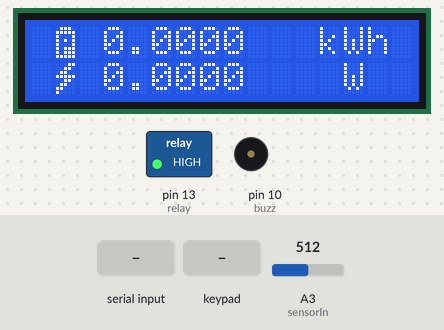
Recording of a sketch running on a simulated Arduino Uno, built with avr-gcc and run on an emulated ATmega328P. Shown: 16×2 character LCD, switched loads named in the sketch (green lamp = pin HIGH), buzzer (waves = sounding, pin HIGH). The inputs (shaded band) are chosen by the test bench; at power-on: A3 (sensorIn) = 512. What the sketch prints to the serial monitor is not drawn.

Above: at 5.5 s.
5.6 s: "5\n" received over the second serial link
At 8.5 s:
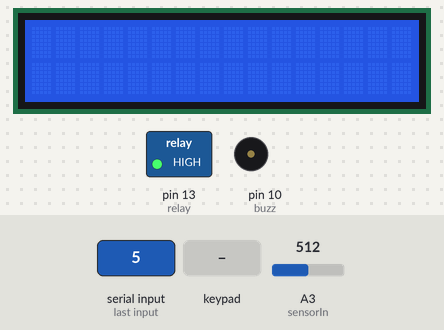
10.4 s: key '1' pressed
At 11.3 s:
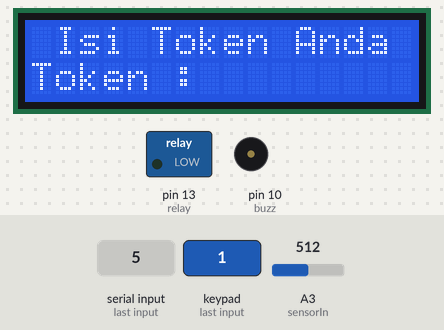
12.2 s: keypad keys 1 7 2 0 1 0 0 2 * pressed 0.4 s apart
At 15.9 s:
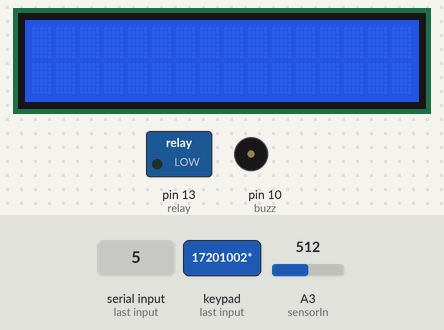
21.1 s: keypad keys 1 7 2 0 1 0 0 2 A pressed 0.4 s apart
At 21.7 s:
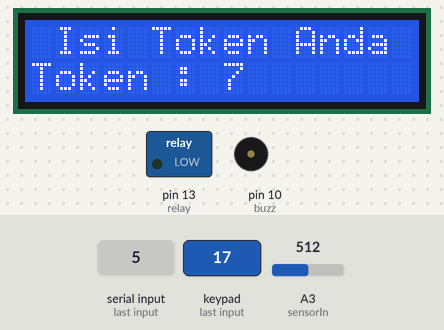
30.0 s: keypad keys 1 7 2 0 1 0 0 2 D pressed 0.4 s apart
At 31.0 s:
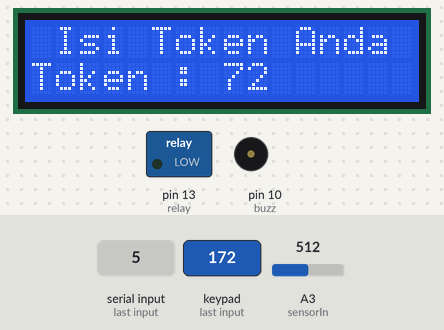
38.9 s: keypad keys 1 3 9 7 2 2 2 2 * pressed 0.4 s apart
At 39.5 s:
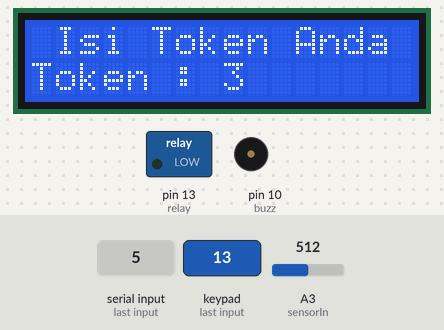
Timing chart, 0 to 48.8 s (numbered marks = the images above; inputs shaded):
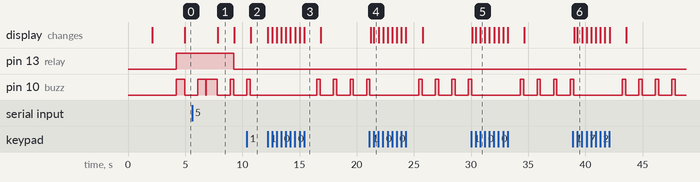

Measured:
- after the input at 5.6 s, pin 13 (relay): HIGH → LOW after 3.6 s; the display: changes after 2.2 s (image 1)
- after the input at 10.4 s, pin 10 (buzz): goes on until 10.7 s, then stays LOW; the display: changes after 0.35 s (image 2)
- after the input at 12.2 s, pin 10 (buzz): alternates HIGH for 0.30 s and LOW for 1.1 s, starting after 4.3 s; the display: first changes at once (image 3 shows a later state)
- after the input at 21.1 s, the display: first changes after 0.12 s (image 4 shows a later state)
- after the input at 30.0 s, the display: first changes after 0.13 s (image 5 shows a later state)
- after the input at 38.9 s, the display: first changes after 0.12 s (image 6 shows a later state)
- what the display in image 1 shows lasts 1.5 s, from 7.8 s to 9.3 s

The sketch:

fuse-uno.ino
```cpp
#include <Keypad.h> // library keypad
#include <Wire.h> // library I2C
#include <LiquidCrystal_I2C.h> // library LCD I2C
#include <SoftwareSerial.h> // library UART
LiquidCrystal_I2C lcd(0x27, 16, 2); //alamat dan ukuran LCD
SoftwareSerial wemos(12, 11); // port koneksi ke board D1 Mini
#define relay 13 // pin relay
#define buzz 10 // pin buzzer
const int sensorIn = A3; // pin sensor arus
int mVperAmp = 185; // sensitivitas sensor arus
float offset = 0.132; // nilai margin arus
double Voltage = 0; // deklarasi variabel
double VRMS = 0; // deklarasi variabel
double AmpsRMS = 0; // deklarasi variabel
double power = 0; // deklarasi variabel
double ss = 0; // deklarasi variabel
double saldo = 0; // deklarasi variabel
double k = 0; //deklarasi variabel
int token; // deklarasi variabel
int num1 = 0; // deklarasi variabel
String down, up, tkn, kwhdep; // deklarasi variabel
int k1, k2, k3; // deklarasi variabel
const byte ROWS = 4; // deklarasi baris keypad
const byte COLS = 4; //deklarasi kolom keypad
char keys[ROWS][COLS] = { // array keypad
  {'1', '2', '3', 'A'},
  {'4', '5', '6', 'B'},
  {'7', '8', '9', 'C'},
  {'*', '0', '#', 'D'}
};
byte rowPins[ROWS] = {9, 8, 7, 6}; // pin yang digunakan baris keypad
byte colPins[COLS] = {5, 4, 3, 2}; // pin yang digunakan kolom keypad
Keypad keypad = Keypad(makeKeymap(keys), rowPins, colPins, ROWS, COLS);
// mengaktifkan array keypad
byte lghtng[] = { // custom character LCD Crystal
  B00011,
  B00110,
  B01100,
  B11111,
  B00110,
  B01100,
  B11000,
  B10000
};
byte pwr[] = { // custom character LCD Crystal
  B01110,
  B11111,
  B10001,
  B10101,
  B10001,
  B10111,
  B10111,
  B11111
};
float getVPP() // program pembacaan ADC sensor arus
{
  float result;
  int readValue;
  int maxValue = 0;
  int minValue = 1024;
  for ( int i = 0; i < 1000; i++)
  {
    readValue = analogRead(sensorIn);
    if (readValue > maxValue)
    {
      maxValue = readValue;
    }
    if (readValue < minValue)
    {
      minValue = readValue;
    }
    delay(1);
  }
  result = ((maxValue - minValue) * 5.0) / 1024.0;
  return result;
}
void d() { // program mendapatkan nilai token dan kwh deposit
  down = "";
  while (wemos.available() != 0) {
    down = down + String(char (wemos.read()));
  }
  k1 = down.indexOf(';');
  k2 = down.indexOf(';', k1 + 1);
  k3 = down.indexOf(';', k2 + 1);
  tkn = down.substring(k1 + 1, k2);
  kwhdep = down.substring(k2 + 1, k3);
}
void isi() { // program pengisian menggunakan keypad
  lcd.clear();
  lcd.setCursor(1, 0);
  lcd.print("Isi Token Anda");
  lcd.setCursor(0, 1);
  lcd.print("Token :");
  while (1)
  {
    char button = keypad.getKey();
    if (button >= '0' && button <= '9')
    {
      num1 = num1 * 10 + (button - '0');
      lcd.setCursor(8, 1);
      lcd.print(num1);
    }
    if (button == '#') {
      saldo = saldo + num1;
      lcd.clear();
      lcd.setCursor(1, 0);
      lcd.print("Token Terisi!!");
      lcd.setCursor(1, 1);
      lcd.print("Saldo : ");
      lcd.setCursor(9, 1);
      lcd.print(saldo);
      delay(1000);
      num1 = 0;
      break;
    }
    else if ((button == 'A') || (button == 'B') || (button == 'C') ||
             (button == 'D') || (button == '*')) {
      lcd.clear();
      num1 = 0;
      break;
    }
  }
}
void kwhcount () { // program pengurangan kwh
  Voltage = getVPP(); // memanggil fungsi void getVPP
  VRMS = (Voltage / 2.0) * 0.707; // persamaan untuk menemukan Vrms
  AmpsRMS = ((VRMS * 1000) / mVperAmp) - offset; // persamaan untuk menemukan arus
  if (AmpsRMS < 0 ) AmpsRMS = 0; // menghilangkan nilai negatif pada arus
  power = AmpsRMS * 225; // persamaan menghitung daya beban
  saldo = saldo - (power / 3600000); // persamaan pengurangan token
}
void buzzer () { // program logika tempo bunyi buzzer terhadap kwh
  if (saldo > 0) { // logika kWh dibawah 5 untuk mengaktifkan buzzer tempo cepat
    if (saldo <= 5) {
      digitalWrite(buzz, HIGH);
      delay(300);
      digitalWrite(buzz, LOW);
    }
    digitalWrite(relay, LOW);
  }
  else if (saldo <= 0) { // logika kWh dibawah 0 untuk mengaktifkan buzzer tempo lambat
    saldo = 0;
    digitalWrite(relay, HIGH);
    digitalWrite(buzz, HIGH);
    delay(700);
    digitalWrite(buzz, LOW);
  }
  ss = saldo;
}
void serialmonitor () { // program menampilkan parameter pada Serial Monitor
  Serial.print("Saldo : ");
  Serial.print(saldo, 9);
  Serial.print(" kWh, P : ");
  Serial.print(power);
  Serial.print(" W, I : ");
  Serial.print(AmpsRMS, 9);
  Serial.println(" A");
}
void lcdtampil () { // program menampilkan parameter pada LCD Crystal
  lcd.clear();
  lcd.setCursor(1, 0);
  lcd.write(1);
  lcd.setCursor(3, 0);
  lcd.print(saldo, 4);
  lcd.setCursor(12, 0);
  lcd.print("kWh");
  lcd.setCursor(1, 1);
  lcd.write(0);
  lcd.setCursor(3, 1);
  lcd.print(power, 4);
  lcd.setCursor(13, 1);
  lcd.print("W");
}
void setup() {
  lcd.begin(); // menginisiasi LCD
  lcd.clear(); // membersihkan tampilan LCD
  lcd.backlight(); // konfigurasi kecerahan LCD
  lcd.createChar(0, lghtng); // membentuk custom character
  lcd.createChar(1, pwr); // membentuk custom character
  Serial.begin(9600); // menginisiasi baudrate untuk Serial Monitor
  wemos.begin(9600); // menginisiasi baudrate untuk board D1 Mini
  pinMode(relay, OUTPUT); // konfigurasi pin Relay
  pinMode(buzz, OUTPUT); // konfigurasi pin buzzer
  lcd.clear(); // membersihkan tampilan LCD
  lcd.setCursor(6, 0); // setting letak cursor LCD
  lcd.print("FUSE"); // menampilkan tulisan pada LCD
  lcd.setCursor(0, 1); // setting letak cursor LCD
  lcd.print("Input & Monitor!"); // menampilkan tulisan pada LCD
  delay(2000); // menahan tampilan selama 2 detik
  lcd.clear(); // membersihkan tampilan LCD
  lcd.setCursor(2, 0); // setting letak cursor LCD
  lcd.print("TUGAS AKHIR:"); // menampilkan tulisan pada LCD
  lcd.setCursor(4, 1); // setting letak cursor LCD
  lcd.print("17201002"); // menampilkan tulisan pada LCD
  delay(1000); // menahan tampilan selama 1 detik
  d();
  k = kwhdep.toDouble(); // mendapatkan kwh deposit
  saldo = k; // menyimpan kwh deposit ke prototype
}
void loop() {
  d(); // program pengambilan kwh deposit dan token
  token = tkn.toInt(); // mendapatkan token
  saldo = saldo + token; // proses penambahan token
  char key = keypad.getKey();
  if (key) isi(); // logika untuk memanggil program pengisian menggunakan keypad
  if (saldo > ss) { // logika untuk mengaktifkan buzzer ketika pengisian
    ss = saldo;
    digitalWrite(buzz, HIGH);
    delay(1000);
    digitalWrite(buzz, LOW);
    lcd.clear();
  }
  kwhcount(); // program pengurangan kwh
  buzzer (); // menjalankan logika tempo bunyi buzzer terhadap kwh
  wemos.println(saldo); // mengirim data kWh ke board D1 Mini
  serialmonitor(); // menampilkan parameter pada Serial Monitor
  lcdtampil(); // menampilkan parameter pada LCD Crystal
}
```
